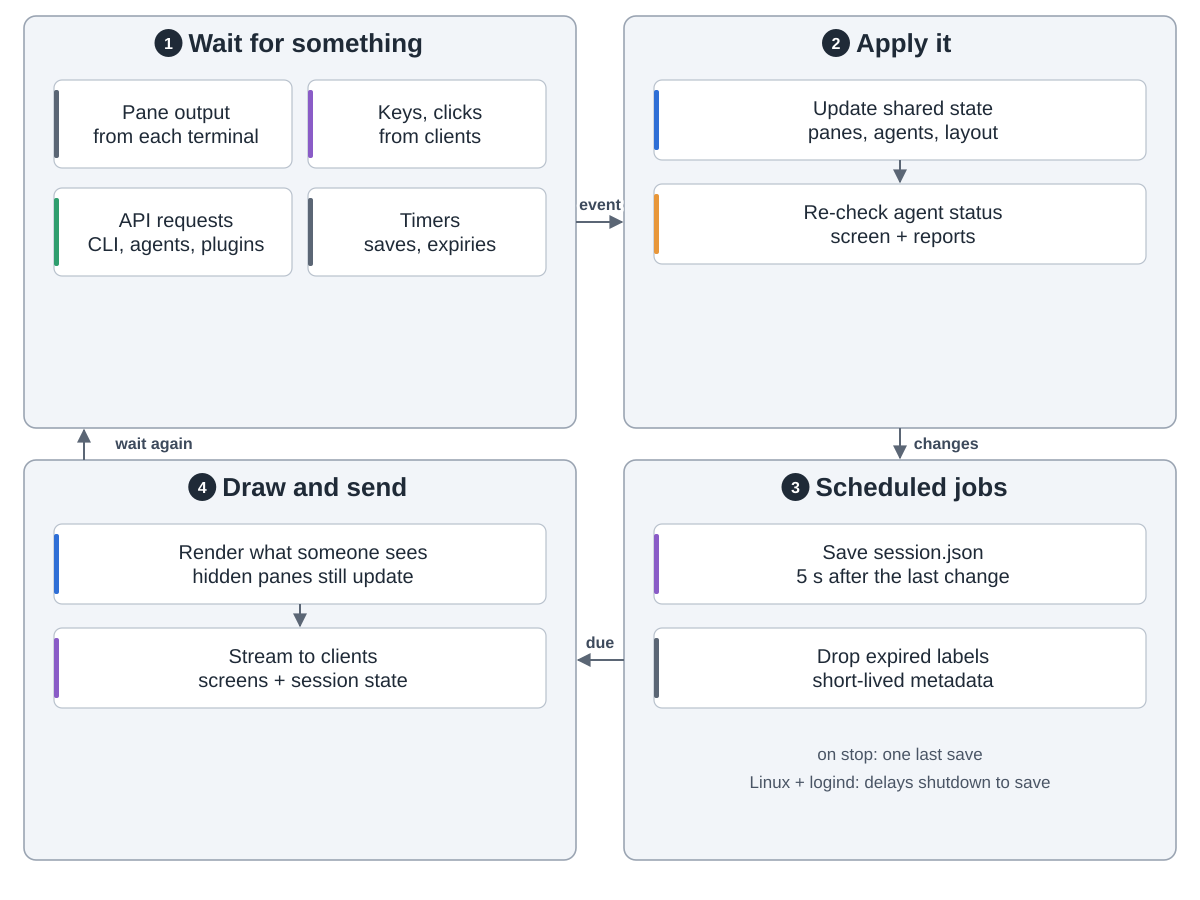

Write Python code to recreate this figure.
"""herdr server main loop: wait, apply, run scheduled jobs, draw and send.  Drawn from
https://github.com/herdrdev/herdr (src/server/headless.rs HeadlessServer::run, src/app/session.rs and
src/app/mod.rs SESSION_SAVE_DEBOUNCE = 5 s, AGENTS.md "Multiplicative performance paths", Cargo.toml zbus
note for logind; commit e35f393).  Run: python3 loop.py

Snake order: 1 wait for something (top left) -> 2 apply it (top right) -> 3 scheduled jobs
(bottom right) -> 4 draw and send (bottom left) -> back to 1."""
import sys
from pathlib import Path

sys.path.insert(0, str(Path(__file__).resolve().parents[2] / "tools"))
from archdiagram import Diagram  # noqa: E402

L, R, W = 24, 624, 552
T1, H1 = 16, 412
T2, H2 = 460, 400


def col(x, top, cards, h=72, gap=24, arrows=True):
    """One column of wide cards, top to bottom, optionally joined by arrows."""
    for i, (lbl, kind) in enumerate(cards):
        y = top + 64 + i * (h + gap)
        d.card(x + 30, y, lbl, kind, w=492, h=h)
        if arrows and i:
            d.arrow(f"M{x + W / 2} {y - gap}V{y - 2}")


def grid(x, top, cards, h=80, gap=16, y0=64):
    """Two columns of cards, filled row by row."""
    for i, (lbl, kind) in enumerate(cards):
        d.card(x + 30 + (i % 2) * 254, top + y0 + (i // 2) * (h + gap), lbl, kind, w=238, h=h)


def handoffs(a, b, c, ya=T1 + 206, yc=T2 + 200):
    """Arrows between the four groups in snake order, with what each one carries."""
    if a:
        d.arrow(f"M{L + W} {ya}H{R - 2}", label=a, at=(600, ya - 12))
    if b:
        d.arrow(f"M{R + W / 2} {T1 + H1}V{T2 - 2}", label=b, at=(R + W / 2 + 14 + len(b) * 4.6, T1 + H1 + 21))
    if c:
        d.arrow(f"M{R} {yc}H{L + W + 2}", label=c, at=(600, yc - 12))

d = Diagram("herdr server loop",
            "1 Wait for something: output from a pane, keys or clicks from a client, a request on the API socket, "
            "or a timer. "
            "2 Apply it: update the shared state (panes, agents, layout) and re-check agent status from the screen "
            "and the agents' reports. "
            "3 Scheduled jobs: save session.json 5 seconds after the last change, and drop short-lived labels whose "
            "time is up. "
            "4 Draw and send: render only what some client can see; hidden panes still read their output so status "
            "stays current. Stream screens and session state to clients, then wait again. "
            "When the server stops it saves once more; on Linux with logind it asks for a short delay at shutdown to save.")

d.group(L, T1, W, H1, "Wait for something", 1)
grid(L, T1, [("Pane output|from each terminal", "data"), ("Keys, clicks|from clients", "write"),
             ("API requests|CLI, agents, plugins", "plan"), ("Timers|saves, expiries", "data")], h=88, gap=20)

d.group(R, T1, W, H1, "Apply it", 2)
col(R, T1, [("Update shared state|panes, agents, layout", "coding"),
            ("Re-check agent status|screen + reports", "critic")], h=80)

d.group(R, T2, W, H2, "Scheduled jobs", 3)
col(R, T2, [("Save session.json|5 s after the last change", "write"),
            ("Drop expired labels|short-lived metadata", "data")], h=80, arrows=False)
d.note(R + W / 2, T2 + 300, "on stop: one last save")
d.note(R + W / 2, T2 + 328, "Linux + logind: delays shutdown to save")

d.group(L, T2, W, H2, "Draw and send", 4)
col(L, T2, [("Render what someone sees|hidden panes still update", "coding"),
            ("Stream to clients|screens + session state", "write")], h=80)

handoffs("event", "changes", "due")
d.arrow(f"M{L + 60} {T2}V{T1 + H1 + 2}", label="wait again", at=(L + 130, T1 + H1 + 21))
d.save(Path(__file__).with_name("loop.svg"))
